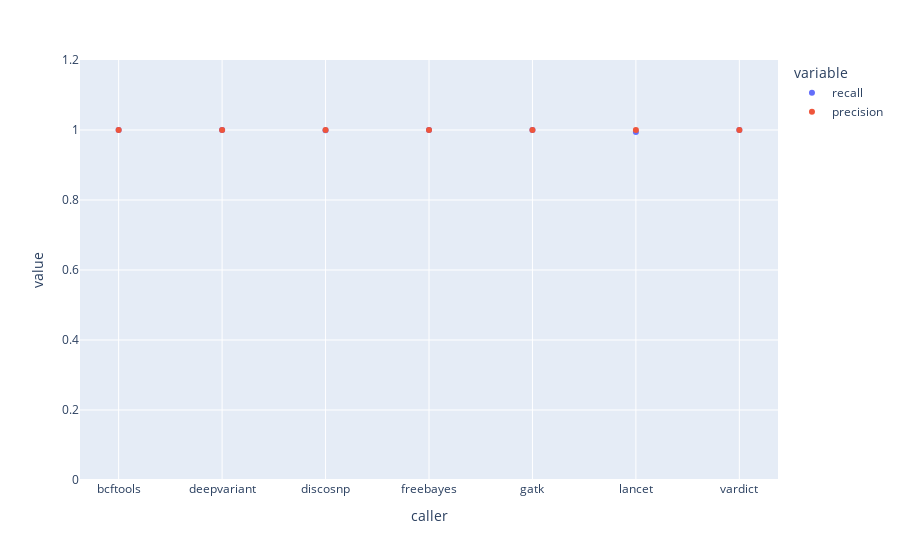

Notebook source saved alongside this figure:
### Markdown cell above
### SNP only
#### 60 replicates

### Code cell
fig = px.scatter(snp_summary_nofilter, x='caller', y=['recall', 'precision'], range_y=[0,1.2],
                 category_orders={'caller': ['bcftools', 'deepvariant', 'discosnp', 'freebayes', 
                                             'gatk', 'lancet', 'vardict']})
fig.show()

### Figure 1 — Plotly figure (JSON) as saved in the notebook; plotly's stock layout.template omitted (floating-point values rounded to 4 significant figures)
{"data": [{"hovertemplate": "variable=recall<br>caller=%{x}<br>value=%{y}<extra></extra>", "legendgroup": "recall", "marker": {"color": "#636efa", "symbol": "circle"}, "mode": "markers", "name": "recall", "orientation": "v", "showlegend": true, "type": "scatter", "x": ["bcftools", "discosnp", "deepvariant", "vardict", "gatk", "freebayes", "lancet"], "xaxis": "x", "y": [1, 0.9995, 1, 1, 1, 1, 0.994], "yaxis": "y"}, {"hovertemplate": "variable=precision<br>caller=%{x}<br>value=%{y}<extra></extra>", "legendgroup": "precision", "marker": {"color": "#EF553B", "symbol": "circle"}, "mode": "markers", "name": "precision", "orientation": "v", "showlegend": true, "type": "scatter", "x": ["bcftools", "discosnp", "deepvariant", "vardict", "gatk", "freebayes", "lancet"], "xaxis": "x", "y": [1, 1, 1, 1, 1, 1, 1], "yaxis": "y"}], "layout": {"autosize": true, "legend": {"title": {"text": "variable"}, "tracegroupgap": 0}, "margin": {"t": 60}, "xaxis": {"anchor": "y", "autorange": true, "categoryarray": ["bcftools", "deepvariant", "discosnp", "freebayes", "gatk", "lancet", "vardict"], "categoryorder": "array", "domain": [0, 1], "range": [-0.3687, 6.369], "title": {"text": "caller"}, "type": "category"}, "yaxis": {"anchor": "x", "domain": [0, 1], "range": [0, 1.2], "title": {"text": "value"}, "type": "linear"}}}
